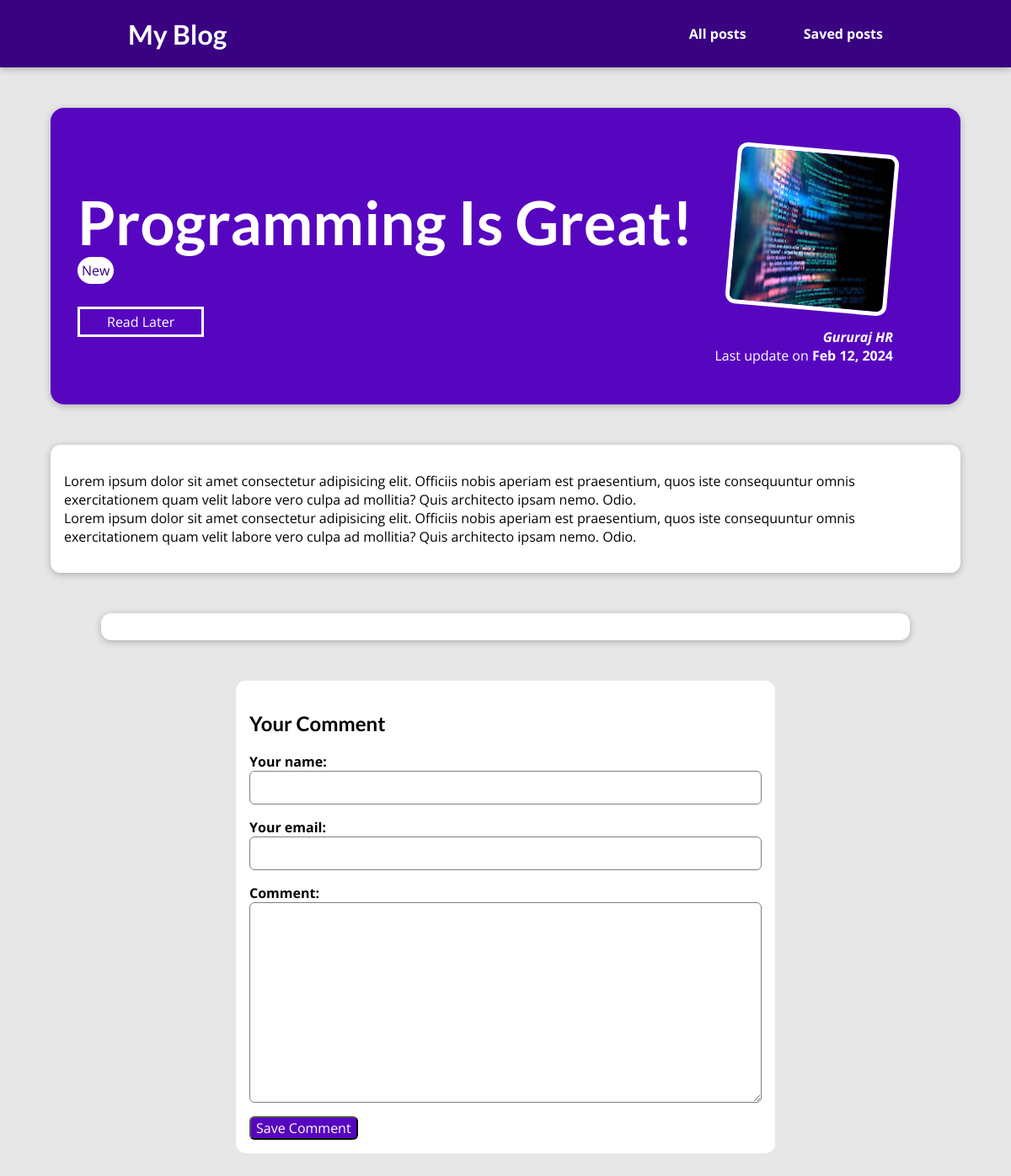
Page /posts/programming-is-fun on the committed database.
### blog/models.py (models this page shows, shortened)
class Post(models.Model):
    title = models.CharField(max_length = 50)
    excerpt = models.CharField(max_length = 500)
    image = models.ImageField(upload_to= "posts", null = True)
    date = models.DateField(auto_now = True)
    slug = models.SlugField(unique = True, db_index = True)
    content = models.TextField(validators = [MinLengthValidator(10)])
    author = models.ForeignKey(Author, on_delete = models.SET_NULL, related_name = "post", null = True)
    tags = models.ManyToManyField(Tag)

class Tag(models.Model):
    caption = models.CharField(max_length = 20)
    def __str__(self):
        return self.caption

class Author(models.Model):
    first_name = models.CharField(max_length = 100)
    last_name = models.CharField(max_length = 100)
    email = models.EmailField()
    def __str__(self):
        return f"{self.first_name} {self.last_name}"

### blog/views.py (the view, shortened to what this page needs)
# urls.py: path("posts/<slug:slug>", views.SinglePostView.as_view(), name = "posts-detailed-page"),
class SinglePostView(View):
        def is_save_later(self, request, post_id):
            stored_post = request.session.get("stored_post")
            if stored_post is not None:
                is_save_for_later = post_id in stored_post
            else:
                is_save_for_later = False
            return is_save_for_later
        def get(self, request, slug):
            post= Post.objects.get(slug = slug)
            context = {
                 "post": post,
                 "post_tags": post.tags.all(),
                 "comment_form": CommentForm(),
                 "comments": post.comments.all().order_by("-id"),
                 "is_saved_for_later": self.is_save_later(request, post.id)
            }
            return render(request, "blog/post-detail.html", context)

### blog/forms.py
class CommentForm(forms.ModelForm):
    class Meta:
        model = Comment
        exclude = ["post"]
        labels = {
            "user_name": "Your name",
            "user_email": "Your email",
            "text": "Comment",
        }

### blog/templates/blog/post-detail.html (shortened to what this page needs)
{% extends "base.html" %}
{%load static %}
{% block css_link %}
<link rel="stylesheet" href="{% static "blog/post-detail.css" %}">
{% endblock %}
{% block content %}
<section id = "summary">
    <h2>{{post.title}}</h2>
    <div>
        {% for tag in post_tags %}
            <span class="tag">{{tag}}</span>
        {% endfor %}
    </div>
    <div id = "read-later">
        <form action = "{% url "read-later" %}" method = "POST">
        <button>
            {% if is_saved_for_later %}
                remove Read later
            {% else %}
                Read Later
            {% endif %}
        </button>
        </form>
    </div>
    <article>
        <img src = {{ post.image.url }} alt = "mountain img"/>
        <address><a href="mailto:{{post.author.email}}">{{post.author}}</a></address>
        <div>
            Last update on <time>{{post.date|date:"M d, Y"}}</time>
        </div>
    </article>
</section>
<main>
    <p>
        {{post.content|linebreaks}}
    </p>
</main>
<section id = "comments">
</section>
<section>
    <form id = "comment-form" action = "{% url "posts-detailed-page" post.slug %}" method = "POST">
        <h2>Your Comment</h2>
        {% for each_filed in comment_form %}
            <div class = "form-control {% if each_filed.errors %}invalid{% endif %}">
                {{ each_filed.label_tag }}
                {{ each_filed }}
            </div>
        {% endfor %}
    <button>Save Comment</button>
    </form>
</section>
{% endblock %}

### static/app.css (style rules this page uses)
* { box-sizing: border-box; }
html { font-family: 'Open Sans', 'Lato', sans-serif; }
body { margin: 0; }
h1, h2, h3 { font-family: 'Lato', sans-serif; font-weight: bold; }

### blog/static/blog/post-detail.css (style rules this page uses)
body { background-color: #e7e7e7; }
#summary { margin: 8rem auto 3rem auto; padding: 2rem; width: 90%; max-width: 90rem; border-radius: 16px; background-color: #5706c0; position: relative; box-shadow: 0 2px 8px rgba(0, 0, 0, 0.25); height: 22rem; }
#summary h2 { color: white; font-size: 4.5rem; margin-bottom: 0.25rem; }
#summary article { position: absolute; top: 2rem; right: 3rem; padding: 1rem 2rem; border-radius: 12px; text-align: right; color: white; }
#summary article img { width: 12rem; height: 12rem; border-radius: 12px; transform: rotateZ(5deg); border: 5px solid white; margin-bottom: 1rem; }
#summary address { font-weight: bold; }
#summary a { color: white; text-decoration: none; }
#summary time { font-weight: bold; }
main { width: 90%; max-width: 90rem; margin: 3rem auto; background-color: white; padding: 1rem; border-radius: 12px; box-shadow: 0 2px 8px rgba(0, 0, 0, 0.25); }
.tag { background-color: white; color: #390281; border-radius: 20px; padding: 5px; }
#comment-form { margin: 3rem auto; width: 90%; max-width: 40rem; border-radius: 12px; background-color: white; box-shadow: rgba(0, 0, 0, 0.241); padding: 1rem; }
#comment-form button { font: inherit; background-color: #5706c0; color: white; border-radius: 6px; cursor: pointer; }
.form-control { margin-bottom: 1rem; }
.form-control label { font-weight: bold; margin-bottom: 0.5rem; }
.form-control input, .form-control textarea { display: block; width : 100%; padding: 0.5rem; font: inherit; border-radius: 6px; border: 1px solid gray; }
#comments { margin: 3rem auto; width: 90%; max-width: 60rem; border-radius: 12px; background-color: white; box-shadow: 0 2px 8px rgba(0, 0, 0, 0.25); padding: 1rem 2rem; }
#read-later { margin: 2rem 0; }
#read-later button { background-color: transparent; border: solid white; padding: 0.25rem 2rem; font: inherit; color: white; cursor: pointer; }

### rows in the picture
Post: title "Programming Is Great!", image (picture), author "Gururaj HR", date "Feb 12, 2024", content "Lorem ipsum dolor sit amet consectetur adipisicing elit. Officiis nobis aperiam est praesentium, quos iste consequuntur omnis exercitationem quam velit labore vero culpa ad mollitia? Quis architecto ipsam nemo. Odio. Lorem ipsum dolor sit amet consectetur adipisicing elit. Officiis nobis aperiam est praesentium, quos iste consequuntur omnis exercitationem quam velit labore vero culpa ad mollitia? Quis architecto ipsam nemo. Odio."
Tag: caption "New"

### other values in the picture
{{ each_filed.label_tag }} "Your name:" "Your email:" "Comment:"
